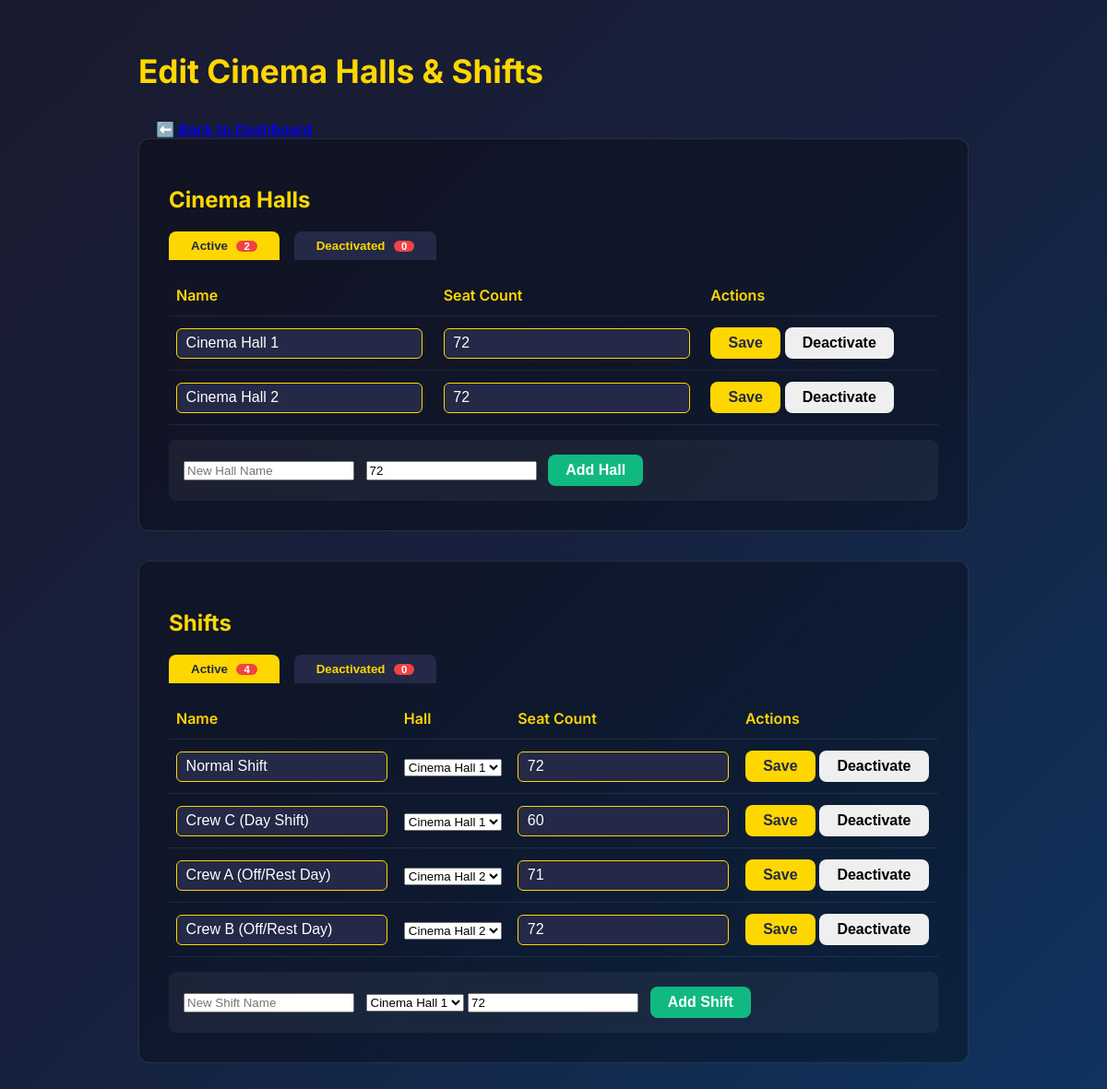
The page /manage-halls.php (signed in) on the database as committed earlier.
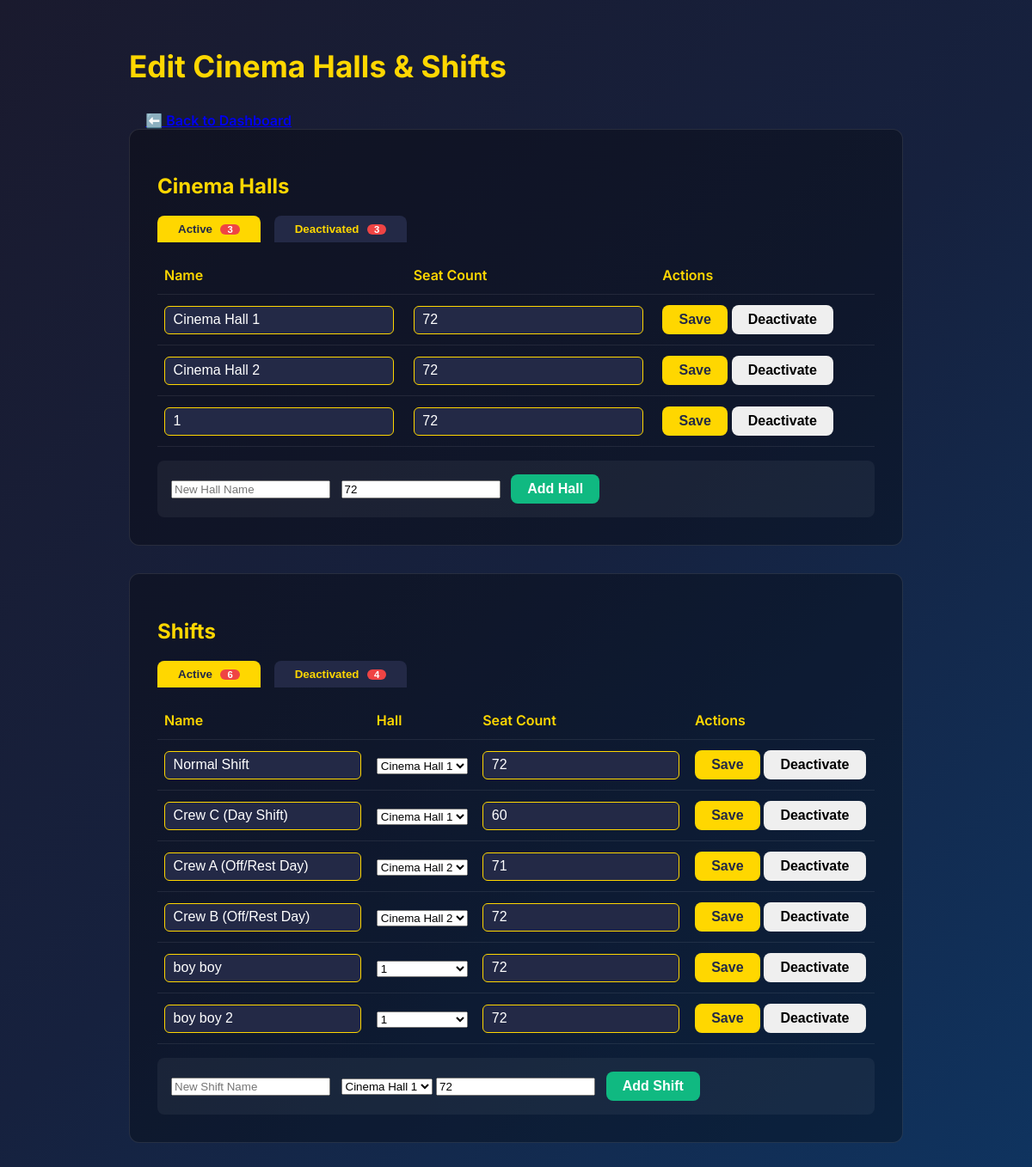
The same page on the database as committed later.
### tables this page shows
CREATE TABLE `cinema_halls` (
  `id` int(11) NOT NULL,
  `hall_name` varchar(100) NOT NULL,
  `max_attendees_per_booking` int(11) NOT NULL,
  `total_seats` int(11) NOT NULL,
  `is_active` tinyint(1) NOT NULL,
  `created_at` timestamp NOT NULL DEFAULT current_timestamp(),
  `updated_at` timestamp NOT NULL DEFAULT current_timestamp() ON UPDATE current_timestamp()
);

CREATE TABLE `shifts` (
  `id` int(11) NOT NULL,
  `hall_id` int(11) NOT NULL,
  `shift_name` varchar(100) NOT NULL,
  `shift_code` varchar(20) NOT NULL,
  `seat_prefix` varchar(5) NOT NULL,
  `seat_count` int(11) NOT NULL,
  `start_time` time NOT NULL,
  `end_time` time NOT NULL,
  `is_active` tinyint(1) NOT NULL,
  `created_at` timestamp NOT NULL DEFAULT current_timestamp()
);

### manage-halls.php (the view, shortened to what this page needs)
<?php
$pdo = getDBConnection();
$settingsStmt = $pdo->prepare("SELECT setting_key, setting_value FROM event_settings WHERE is_public = 1");
$settingsStmt->execute();
$settings = [];
while ($row = $settingsStmt->fetch()) {
    $settings[$row['setting_key']] = $row['setting_value'];
}
$halls = $pdo->query("SELECT * FROM cinema_halls WHERE id != 0 ORDER BY is_active DESC, id")->fetchAll();
$shifts = $pdo->query("SELECT * FROM shifts ORDER BY is_active DESC, hall_id, id")->fetchAll();
$activeHalls = array_filter($halls, function($h) { return $h['is_active']; });
$deactivatedHalls = array_filter($halls, function($h) { return !$h['is_active']; });
$activeShifts = array_filter($shifts, function($s) { return $s['is_active'] && $s['id'] != 0; });
$deactivatedShifts = array_filter($shifts, function($s) { return !$s['is_active'] && $s['id'] != 0; });
?>
<!DOCTYPE html>
<html lang="en">
<head>
    <link rel="stylesheet" href="https://cdnjs.cloudflare.com/ajax/libs/font-awesome/6.0.0/css/all.min.css">
</head>
<body>
<div class="container">
    <h1>Edit Cinema Halls & Shifts</h1>
    <a href="admin-dashboard.php" class="btn btn-secondary" style="margin-bottom:2rem;">⬅️ Back to Dashboard</a>
    <div class="section">
        <h2 style="color:#ffd700;">Cinema Halls</h2>
        <div class="tab-nav">
            <button class="tab-btn active" id="tabHallsActive">Active <span class="tab-badge"><?= count($activeHalls) ?></span></button>
            <button class="tab-btn" id="tabHallsDeactivated">Deactivated <span class="tab-badge"><?= count($deactivatedHalls) ?></span></button>
        </div>
        <div id="hallsActiveTable">
            <table>
                <tr><th>Name</th><th>Seat Count</th><th>Actions</th></tr>
                <?php foreach ($activeHalls as $hall): ?>
                <tr data-hall-id="<?= $hall['id'] ?>">
                    <td><input type="text" value="<?= htmlspecialchars($hall['hall_name']) ?>" class="hall-name"></td>
                    <td><input type="number" value="<?= (int)$hall['total_seats'] ?>" min="1" class="hall-seats"></td>
                    <td>
                        <button class="btn btn-primary btn-save-hall">Save</button>
                        <button class="btn btn-warning btn-deactivate-hall">Deactivate</button>
                    </td>
                </tr>
                <?php endforeach; ?>
            </table>
            <div class="add-row">
                <input type="text" placeholder="New Hall Name" id="newHallName">
                <input type="number" placeholder="Seats" id="newHallSeats" min="1" value="<?php echo $settings['default_seat_count'] ?? 72; ?>">
                <button class="btn btn-success" id="addHallBtn">Add Hall</button>
            </div>
        </div>
    </div>
    <div class="section">
        <h2 style="color:#ffd700;">Shifts</h2>
        <div class="tab-nav">
            <button class="tab-btn active" id="tabShiftsActive">Active <span class="tab-badge"><?= count($activeShifts) ?></span></button>
            <button class="tab-btn" id="tabShiftsDeactivated">Deactivated <span class="tab-badge"><?= count($deactivatedShifts) ?></span></button>
        </div>
        <div id="shiftsActiveTable">
            <table>
                <tr><th>Name</th><th>Hall</th><th>Seat Count</th><th>Actions</th></tr>
                <?php foreach ($activeShifts as $shift): ?>
                <tr data-shift-id="<?= $shift['id'] ?>">
                    <td><input type="text" value="<?= htmlspecialchars($shift['shift_name']) ?>" class="shift-name"></td>
                    <td>
                        <select class="shift-hall">
                            <?php foreach ($halls as $hall): ?>
                            <option value="<?= $hall['id'] ?>" <?= $hall['id'] == $shift['hall_id'] ? 'selected' : '' ?>><?= htmlspecialchars($hall['hall_name']) ?></option>
                            <?php endforeach; ?>
                        </select>
                    </td>
                    <td><input type="number" value="<?= (int)$shift['seat_count'] ?>" min="1" class="shift-seats"></td>
                    <td>
                        <button class="btn btn-primary btn-save-shift">Save</button>
                        <button class="btn btn-warning btn-deactivate-shift">Deactivate</button>
                    </td>
                </tr>
                <?php endforeach; ?>
            </table>
            <div class="add-row">
                <input type="text" placeholder="New Shift Name" id="newShiftName">
                <select id="newShiftHall">
                    <?php foreach ($halls as $hall): ?>
                    <option value="<?= $hall['id'] ?>"><?= htmlspecialchars($hall['hall_name']) ?></option>
                    <?php endforeach; ?>
                </select>
                <input type="number" placeholder="Seats" id="newShiftSeats" min="1" value="<?php echo $settings['default_seat_count'] ?? 72; ?>">
                <button class="btn btn-success" id="addShiftBtn">Add Shift</button>
            </div>
        </div>
    </div>
</div>
</body>
</html>

### manage-halls.php (style rules this page uses)
body { font-family: "Inter", -apple-system, BlinkMacSystemFont, "Segoe UI", Roboto, sans-serif; background: linear-gradient(135deg, #1a1a2e 0%, #16213e 50%, #0f3460 100%); color: #ffffff; min-height: 100vh; margin: 0; }
.container { max-width: 900px; margin: 0 auto; padding: 2rem; }
h1 { font-size: 2.2rem; font-weight: 700; color: #ffd700; margin-bottom: 2rem; }
.section { background: rgba(0,0,0,0.3); border-radius: 12px; padding: 2rem; margin-bottom: 2rem; border: 1px solid rgba(255,255,255,0.1); }
table { width: 100%; border-collapse: collapse; margin-bottom: 1rem; }
th, td { padding: 0.75rem 0.5rem; border-bottom: 1px solid rgba(255,255,255,0.08); text-align: left; }
th { color: #ffd700; font-size: 1rem; font-weight: 600; }
td input[type="text"], td input[type="number"] { width: 90%; padding: 0.4rem 0.6rem; border-radius: 6px; border: 1px solid #ffd700; background: #232946; color: #fff; font-size: 1rem; }
.btn { padding: 0.5rem 1.2rem; border: none; border-radius: 8px; font-weight: 600; cursor: pointer; transition: all 0.2s; font-size: 1rem; }
.btn-primary { background: #ffd700; color: #232946; }
.btn-success { background: #10b981; color: #fff; }
.add-row { background: rgba(255,255,255,0.05); border-radius: 8px; padding: 1rem; margin-top: 1rem; }
.add-row input { margin-right: 0.5rem; }
.tab-nav { display: flex; gap: 1rem; margin-bottom: 1rem; }
.tab-btn { background: #232946; color: #ffd700; border: none; border-radius: 8px 8px 0 0; padding: 0.5rem 1.5rem; font-weight: 600; cursor: pointer; transition: background 0.2s; position: relative; }
.tab-btn.active { background: #ffd700; color: #232946; }
.tab-badge { background: #ef4444; color: #fff; border-radius: 12px; padding: 0 8px; font-size: 0.85em; margin-left: 0.5em; }

Rows that differ between the two databases and show on the page:
added cinema_halls: hall_name "1", total_seats "72"
added shifts: shift_name "boy boy", hall.hall_name "1", seat_count "72"
added shifts: shift_name "boy boy 2", hall.hall_name "1", seat_count "72"
Other text that changed with them:
count($activeHalls): "2" → "3"
count($deactivatedHalls): "0" → "3"
count($activeShifts): "4" → "6"
count($deactivatedShifts): "0" → "4"
